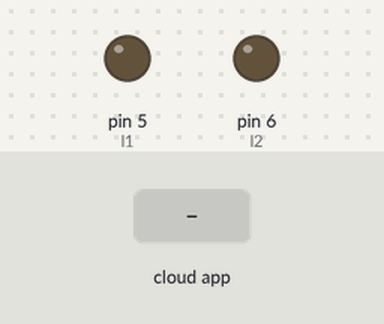
The sketch below on a simulated Arduino Uno, built with avr-gcc and run on an emulated ATmega328P. Parts: output pins drawn as LEDs (lit = HIGH). Inputs (shaded band) come from the test bench. The ROS host is connected and sends only what is stated; pins used as bus, display or sensor lines are not drawn.

Above: at 1.2 s.
1.3 s: the phone or cloud app sets linear.x to -100
At 1.7 s:
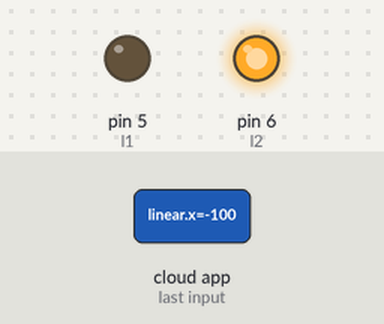
2.8 s: the phone or cloud app sets linear.x to 100
At 4.0 s:
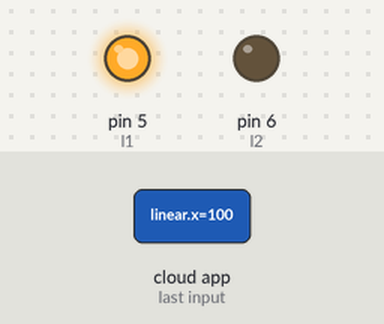
4.3 s: the phone or cloud app sets linear.x to 0
At 5.2 s:
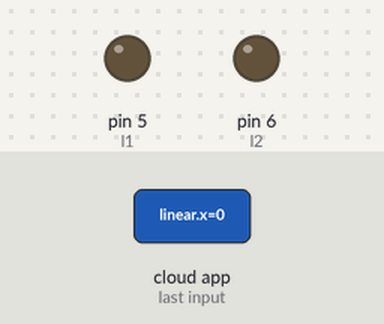
5.8 s: the phone or cloud app sets angular.z to -100
At 6.3 s:
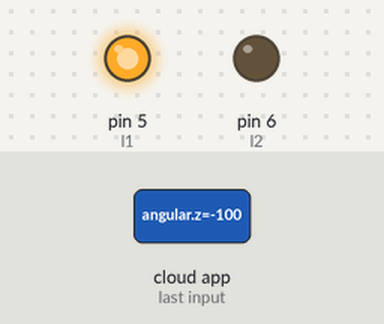
Timing chart, 0 to 8.3 s (numbered marks = the images above; inputs shaded):
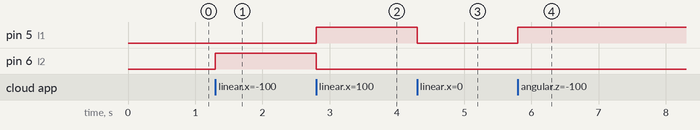

Measured:
- after the input at 1.3 s, pin 6 (l2): LOW → HIGH at once
- after the input at 2.8 s, pin 5 (l1): LOW → HIGH at once; pin 6 (l2): HIGH → LOW at once
- after the input at 4.3 s, pin 5 (l1): HIGH → LOW at once
- after the input at 5.8 s, pin 5 (l1): LOW → HIGH at once

The sketch:

Arduino.ino
```cpp
#include "ros.h"

#include "geometry_msgs/Twist.h"

float x;
float a;
int l2 = 6;
int l1 = 5;
int r1 = 11;
int r2 = 10;
int left_value = 0;
int right_value = 0;
ros::NodeHandle nh;

void velCallback(  const geometry_msgs::Twist& vel)
{
     x = vel.linear.x;
     a = vel.angular.z;
     left_value = int(3643*x);
     right_value = int(3643*x);
     left_value-=int(364*a);
     right_value+= int(364*a);
     left_value = constrain(left_value, -255, 255);
     right_value = constrain(right_value, -255, 255);
     left_write(left_value);
     right_write(right_value);
}

ros::Subscriber<geometry_msgs::Twist> sub("cmd_vel" , velCallback);

void setup() {
     pinMode(l1,OUTPUT);
     pinMode(l2,OUTPUT);
     pinMode(r1,OUTPUT);
     pinMode(r2,OUTPUT);
     nh.initNode();
     nh.subscribe(sub);
}

void loop() {
     nh.spinOnce();
     delay(1);
}
void left_write(int left_value){
  if (left_value>0){
    analogWrite(l1,left_value);
    digitalWrite(l2,LOW);
  }else{
    analogWrite(l2,abs(left_value));
    digitalWrite(l1,LOW);
    }
}
void right_write(int right_value){
  if (right_value>0){
    analogWrite(r1,right_value);
    digitalWrite(r2, LOW);
   }
  else{
    analogWrite(r2,abs(right_value));
    digitalWrite(r1,LOW);
    }
}
```
